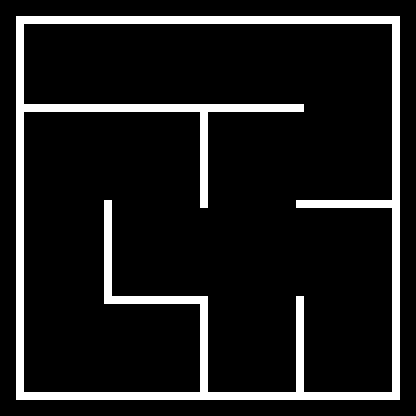

This game map was drawn from its Tiled (.tmx) file and the tilesets committed beside it. A one-line description and the trimmed map source follow:
An orthogonal 52x52 tile map with 8x8 px tiles, 1 tile layer (Background) and 17 objects (4x Painter, Player, Checkpoint).

<map version="1.10" tiledversion="1.10.2" orientation="orthogonal" renderorder="right-down" width="52" height="52" tilewidth="8" tileheight="8" infinite="0" nextlayerid="4" nextobjectid="21">
 <tileset firstgid="1" source="Mazeball.tsx" />
 <layer id="1" name="Background" width="52" height="52">
  <data>[2704 cells, 295 non-empty, 1 distinct tile ids]</data>
 </layer>
 <objectgroup id="2" name="Spawnpoints">
  <object id="1" name="Player" type="Player" x="26.8099" y="46.1726" width="30" height="30" />
  <object id="3" name="Painter" type="Painter" x="335.868" y="341.826" width="30" height="30">
   <properties>
    <property name="colour" value="Green" />
   </properties>
  </object>
  <object id="4" name="Painter" type="Painter" x="259.162" y="72.2377" width="30" height="30">
   <properties>
    <property name="colour" value="Red" />
   </properties>
  </object>
  <object id="5" name="Painter" type="Painter" x="167.562" y="358.21" width="30" height="30">
   <properties>
    <property name="colour" value="Blue" />
   </properties>
  </object>
  <object id="6" name="Painter" type="Painter" x="167.562" y="307.569" width="30" height="30">
   <properties>
    <property name="colour" value="Yellow" />
   </properties>
  </object>
  <object id="8" name="Checkpoint" type="Checkpoint" x="235.485" y="376.515">
   <polygon points="0,0 32,-0.181818 32,15.0909 -0.181818,15.0909" />
  </object>
 </objectgroup>
 <objectgroup id="3" name="Walls">
  <object id="9" x="15.8182" y="392.364">
   <polygon points="0,0 384,-0.363636 384.182,7.45455 0.181818,7.63636" />
  </object>
  <object id="10" x="15.8182" y="392.182">
   <polygon points="0,0 8.18182,-0.363636 8.36364,-376.182 0.181818,-376" />
  </object>
  <object id="11" x="24.5455" y="16.1818">
   <polygon points="0,0 0.181818,7.81818 375.455,7.45455 375.455,-0.363636" />
  </object>
  <object id="12" x="391.818" y="24">
   <polygon points="0,0 8.36364,-0.181818 8.18182,367.818 0.181818,368" />
  </object>
  <object id="13" x="24.25" y="104">
   <polygon points="0,0 0,7.75 279.75,7.75 279.75,0.25" />
  </object>
  <object id="14" x="200.25" y="112.5">
   <polygon points="0,0 7.25,-0.25 7.75,95.25 0,95.25" />
  </object>
  <object id="15" x="104.25" y="200">
   <polygon points="0,0 7.5,0 7.5,103.75 -0.5,104" />
  </object>
  <object id="16" x="112.25" y="296.5">
   <polygon points="0,0 0.25,7.75 96,7.5 96,-0.5" />
  </object>
  <object id="18" x="200.25" y="304.75">
   <polygon points="0,0 8,-0.25 7.5,87.5 -0.25,87.5" />
  </object>
  <object id="19" x="295.75" y="200.5">
   <polygon points="0,0 96,-0.25 96.25,7.5 0.5,7.25" />
  </object>
  <object id="20" x="296.25" y="296.25">
   <polygon points="0,0 7.5,0 7.5,95.5 -0.25,95.75" />
  </object>
 </objectgroup>
</map>
